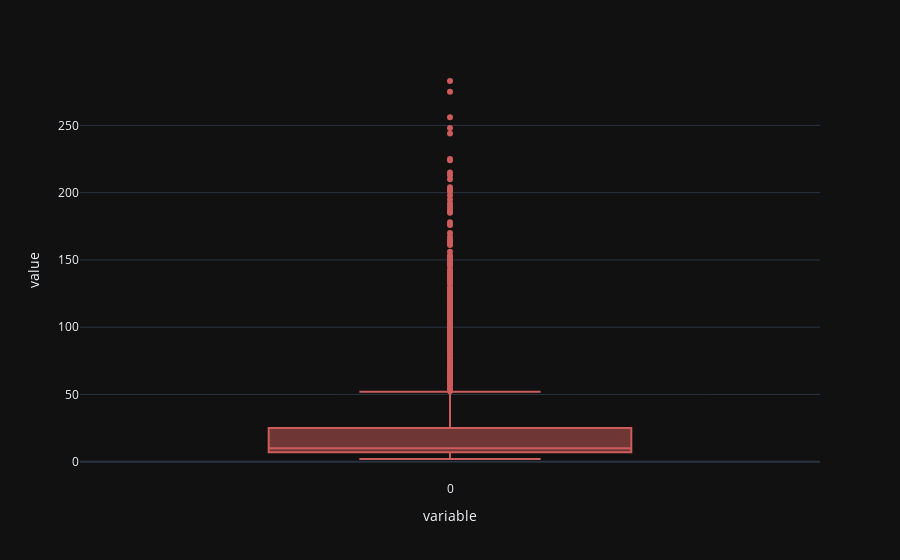

Notebook source saved alongside this figure:
### Code cell
fig = px.box(length, template="plotly_dark", labels=dict(x="Length of the sentences", y="Number of sentences"), color_discrete_sequence=['indianred'])

fig.show()

### Figure 1 — Plotly figure (JSON) as saved in the notebook; plotly's stock layout.template omitted (floating-point values rounded to 4 significant figures; data arrays with more than 128 entries replaced by an {"elided": "..."} marker saying what was removed)
{"data": [{"alignmentgroup": "True", "hovertemplate": "variable=%{x}<br>value=%{y}<extra></extra>", "legendgroup": "", "marker": {"color": "indianred"}, "name": "", "notched": false, "offsetgroup": "", "orientation": "v", "showlegend": false, "type": "box", "x": {"elided": "5718 str values"}, "x0": " ", "xaxis": "x", "y": {"elided": "5718 int values"}, "y0": " ", "yaxis": "y"}], "layout": {"boxmode": "group", "legend": {"tracegroupgap": 0}, "margin": {"t": 60}, "xaxis": {"anchor": "y", "domain": [0, 1], "title": {"text": "variable"}}, "yaxis": {"anchor": "x", "domain": [0, 1], "title": {"text": "value"}}}}
